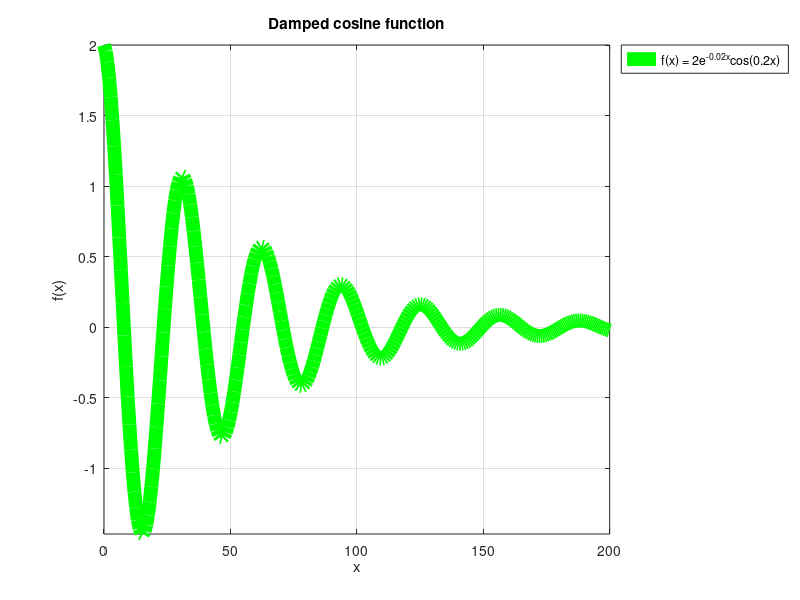
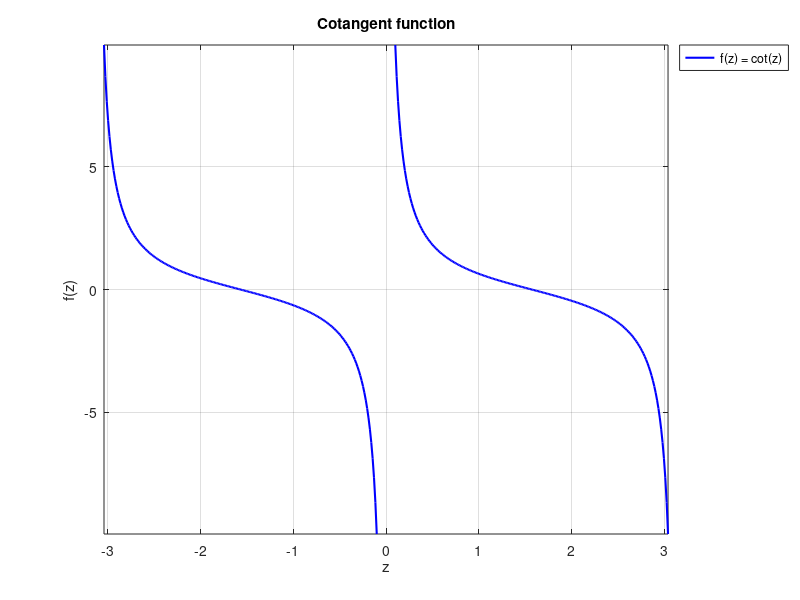
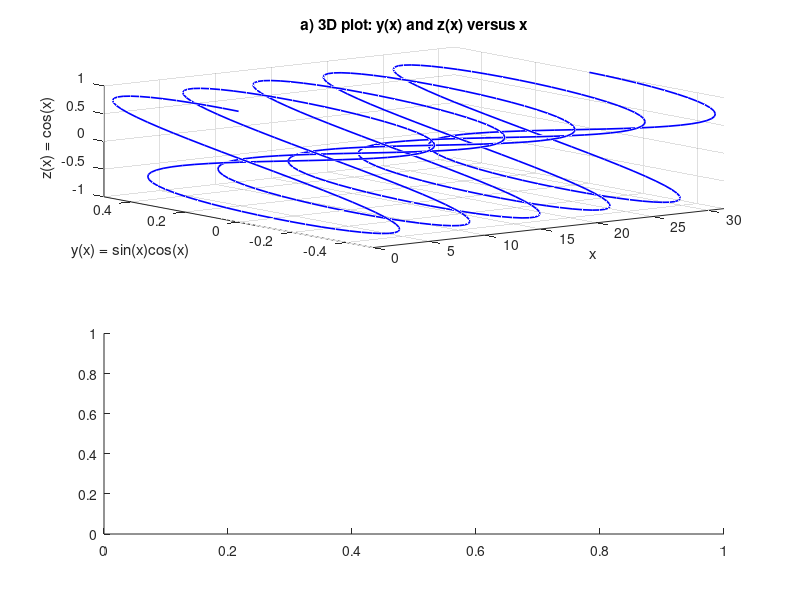

Source code (MATLAB) for these figures, in order: (Note: this script raises an error after producing the figures.)
%% LW3 - Variant 3 - Mandatory task
clear; clc; close all;
x = linspace(0, 200, 300);              
f = 2*exp(-0.02*x).*cos(0.2*x);

figure(1);
plot(x, f, 'g-', 'LineWidth', 10);      
grid on;
axis([min(x) max(x) min(f) max(f)]);    
xlabel('x');
ylabel('f(x)');
title('Damped cosine function');
legend('f(x) = 2e^{-0.02x}cos(0.2x)', 'Location', 'northeastoutside'); 

d  = 0.1;                               
z1 = linspace(-pi + d, -d, 200);        
z2 = linspace( d,  pi - d, 200);       
z  = [z1 NaN z2];                       
g  = cot(z);

figure(2);
plot(z, g, 'b-', 'LineWidth', 1.5);
grid on;
axis([min(z) max(z) min(g) max(g)]);    
xlabel('z');
ylabel('f(z)');
title('Cotangent function');
legend('f(z) = cot(z)', 'Location', 'northeastoutside');


x = 0:pi/50:10*pi;                      
y = sin(x).*cos(x);
z = cos(x);

figure(3);

subplot(2,1,1);
plot3(x, y, z, 'b-', 'LineWidth', 1.2);
grid on;
axis([0 10*pi -0.5 0.5 -1 1]);
xlabel('x');
ylabel('y(x) = sin(x)cos(x)');
zlabel('z(x) = cos(x)');
title('a) 3D plot: y(x) and z(x) versus x');

subplot(2,1,2);
theta = x + (y < 0)*pi;
r     = abs(y);
polarplot(theta, r, 'r-', 'LineWidth', 1.2);
rlim([0 0.5]);                          
title('b) y(x) = sin(x)cos(x) in polar coordinates');
